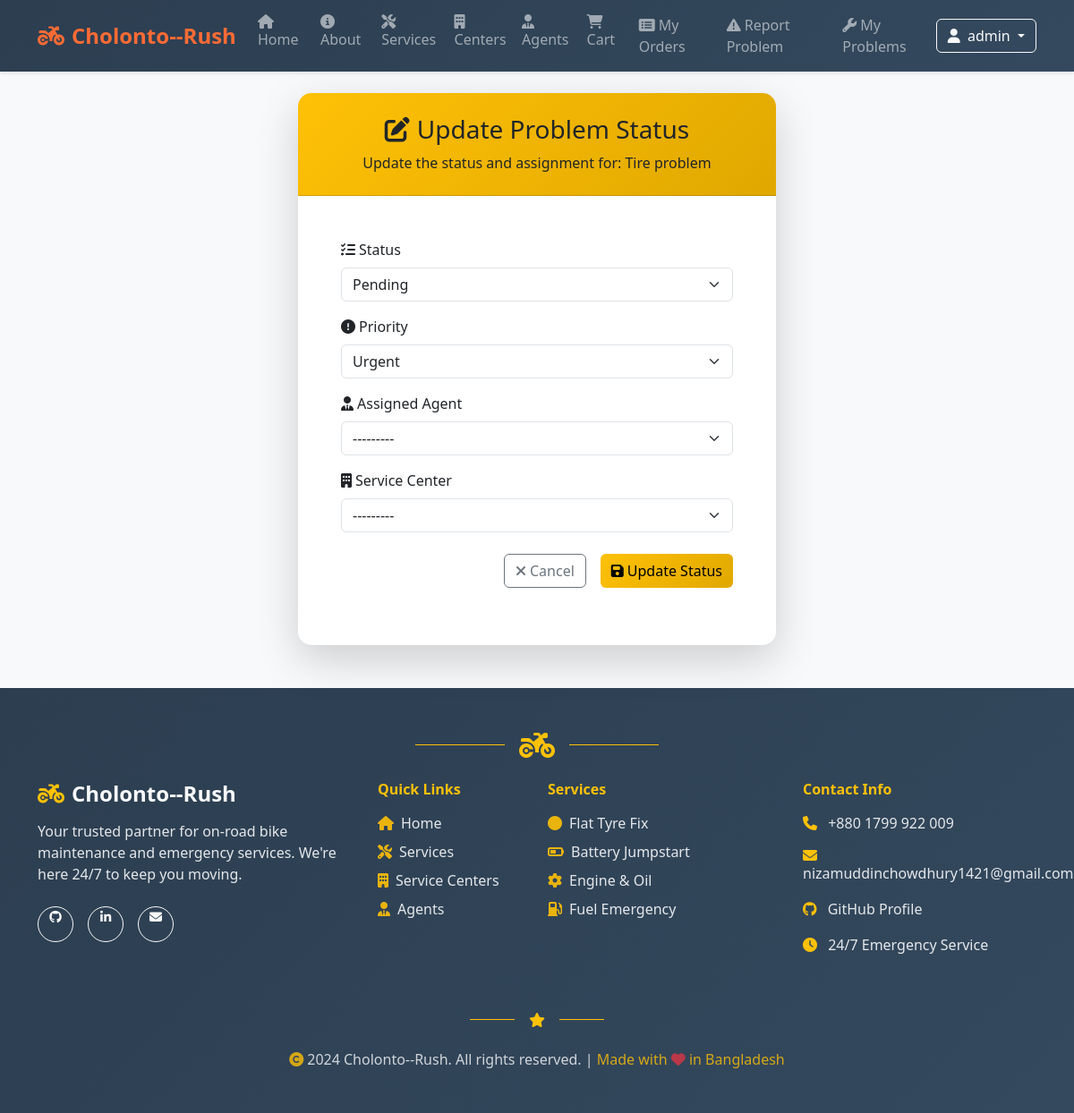
The page /reports/problem/3/update/ (signed in) on the database as committed earlier.
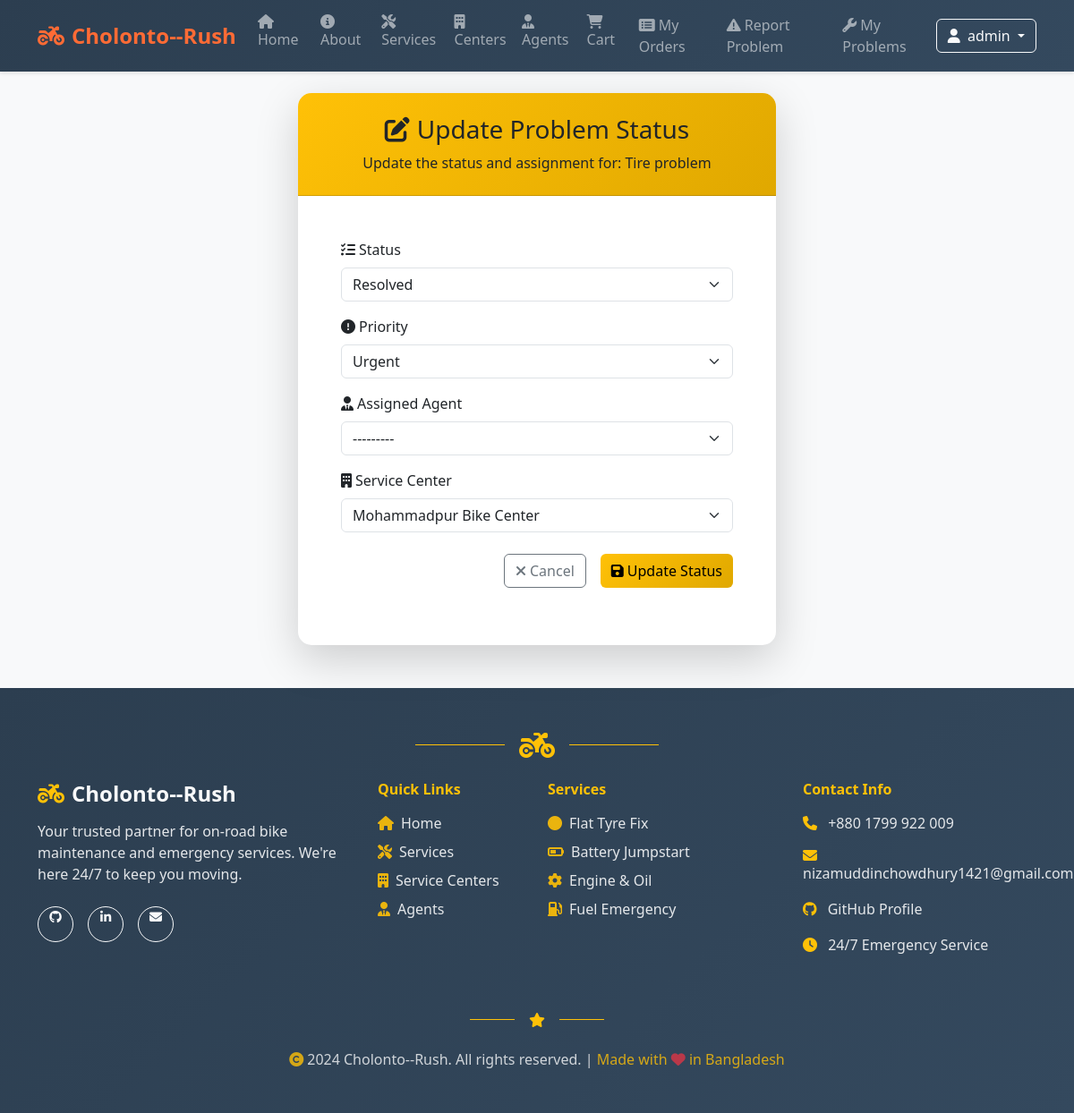
The same page on the database as committed later.
### reports/models.py (models this page shows, shortened)
class ProblemReport(models.Model):
    STATUS_CHOICES = [
        ('pending', 'Pending'),
        ('assigned', 'Assigned'),
        ('in_progress', 'In Progress'),
        ('resolved', 'Resolved'),
        ('closed', 'Closed'),
    ]
    PRIORITY_CHOICES = [
        ('low', 'Low'),
        ('medium', 'Medium'),
        ('high', 'High'),
        ('urgent', 'Urgent'),
    ]
    PROBLEM_TYPES = [
        ('engine', 'Engine Problem'),
        ('tire', 'Tire Issue'),
        ('battery', 'Battery Problem'),
        ('brake', 'Brake Issue'),
        ('electrical', 'Electrical Problem'),
        ('fuel', 'Fuel System'),
        ('other', 'Other'),
    ]
    user = models.ForeignKey(User, on_delete=models.CASCADE, related_name='problem_reports')
    title = models.CharField(max_length=200, help_text='Brief description of the problem')
    description = models.TextField(help_text='Detailed description of the problem')
    problem_type = models.CharField(max_length=20, choices=PROBLEM_TYPES, default='other')
    priority = models.CharField(max_length=10, choices=PRIORITY_CHOICES, default='medium')
    status = models.CharField(max_length=20, choices=STATUS_CHOICES, default='pending')
    location = models.CharField(max_length=200, help_text='Current location where the problem occurred')
    latitude = models.FloatField(null=True, blank=True, help_text='GPS latitude')
    longitude = models.FloatField(null=True, blank=True, help_text='GPS longitude')
    phone_number = models.CharField(max_length=15, help_text='Contact number for assistance')
    created_at = models.DateTimeField(auto_now_add=True)
    updated_at = models.DateTimeField(auto_now=True)
    assigned_agent = models.ForeignKey(User, on_delete=models.SET_NULL, null=True, blank=True,
                                     related_name='assigned_reports', limit_choices_to={'groups__name': 'Agents'})
    assigned_center = models.ForeignKey('centers.ServiceCenter', on_delete=models.SET_NULL, null=True, blank=True)
    class Meta:
        ordering = ['-created_at']

### reports/views.py (the view)
# urls.py: path('problem/<int:problem_id>/update/', views.update_problem_status, name='update_problem_status'),
@login_required
@user_passes_test(is_agent_or_admin)
def update_problem_status(request, problem_id):
    problem = get_object_or_404(ProblemReport, id=problem_id)
    if request.method == 'POST':
        form = ProblemReportUpdateForm(request.POST, instance=problem)
        if form.is_valid():
            form.save()
            messages.success(request, 'Problem status updated successfully!')
            return redirect('problem_detail', problem_id=problem.id)
    else:
        form = ProblemReportUpdateForm(instance=problem)
    return render(request, 'reports/update_problem.html', {
        'form': form,
        'problem': problem
    })

### reports/forms.py
class ProblemReportUpdateForm(forms.ModelForm):
    class Meta:
        model = ProblemReport
        fields = ['status', 'assigned_agent', 'assigned_center', 'priority']
        widgets = {
            'status': forms.Select(attrs={
                'class': 'form-select'
            }),
            'assigned_agent': forms.Select(attrs={
                'class': 'form-select'
            }),
            'assigned_center': forms.Select(attrs={
                'class': 'form-select'
            }),
            'priority': forms.Select(attrs={
                'class': 'form-select'
            }),
        }

### cart/context_processors.py (called while the page is built)
def cart_context(request):
    if request.user.is_authenticated:
        cart, _ = Cart.objects.get_or_create(user=request.user)
        return {'cart': cart}
    return {'cart': None}

### centers/models.py (called while the page is built)
    def __str__(self) -> str:
        return self.name

### reports/views.py (called while the page is built)
def is_agent_or_admin(user):
    return user.is_staff or user.groups.filter(name='Agents').exists()

### reports/templates/reports/update_problem.html (shortened to what this page needs)
{% extends 'base.html' %}
{% block content %}
<div class="container">
  <div class="row justify-content-center">
    <div class="col-md-8 col-lg-6">
      <div class="card shadow-lg border-0">
        <div class="card-header bg-warning text-dark text-center py-4">
          <h3 class="mb-0">
            <i class="fas fa-edit me-2"></i>Update Problem Status
          </h3>
          <p class="mb-0 mt-2">Update the status and assignment for: {{ problem.title }}</p>
        </div>
        <div class="card-body p-5">
          <form method="post">
            <div class="mb-3">
              <label for="{{ form.status.id_for_label }}" class="form-label">
                <i class="fas fa-tasks me-1"></i>Status
              </label>
              {{ form.status }}
            </div>
            <div class="mb-3">
              <label for="{{ form.priority.id_for_label }}" class="form-label">
                <i class="fas fa-exclamation-circle me-1"></i>Priority
              </label>
              {{ form.priority }}
            </div>
            <div class="mb-3">
              <label for="{{ form.assigned_agent.id_for_label }}" class="form-label">
                <i class="fas fa-user-tie me-1"></i>Assigned Agent
              </label>
              {{ form.assigned_agent }}
            </div>
            <div class="mb-4">
              <label for="{{ form.assigned_center.id_for_label }}" class="form-label">
                <i class="fas fa-building me-1"></i>Service Center
              </label>
              {{ form.assigned_center }}
            </div>
            <div class="d-grid gap-2 d-md-flex justify-content-md-end">
              <a href="{% url 'problem_detail' problem.id %}" class="btn btn-outline-secondary me-md-2">
                <i class="fas fa-times me-1"></i>Cancel
              </a>
              <button type="submit" class="btn btn-warning">
                <i class="fas fa-save me-1"></i>Update Status
              </button>
            </div>
          </form>
        </div>
      </div>
    </div>
  </div>
</div>
{% endblock %}

Rows that differ between the two databases and show on the page:
changed ProblemReport "Tire problem": status "Pending" → "Resolved"; assigned_center "---------" → "Mohammadpur Bike Center"
